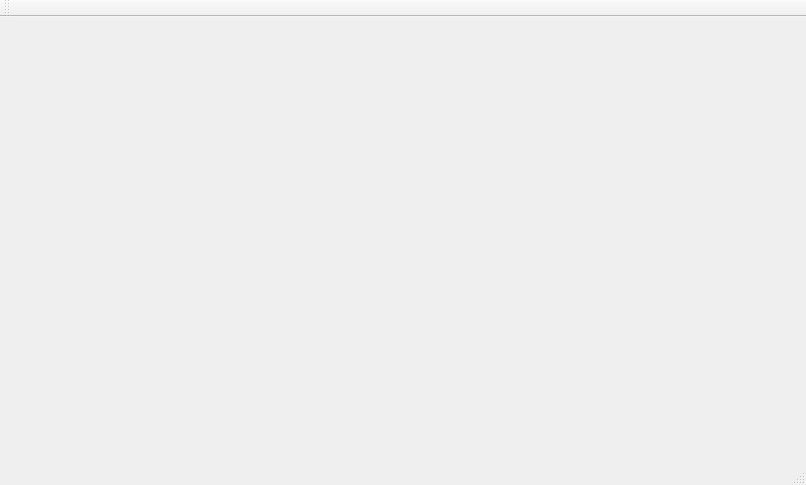
<?xml version="1.0" encoding="UTF-8"?>
<ui version="4.0">
 <class>MainWindow</class>
 <widget class="QMainWindow" name="MainWindow">
  <property name="geometry">
   <rect>
    <x>0</x>
    <y>0</y>
    <width>806</width>
    <height>485</height>
   </rect>
  </property>
  <property name="windowTitle">
   <string>MainWindow</string>
  </property>
  <widget class="QWidget" name="centralWidget"/>
  <widget class="QMenuBar" name="menuBar">
   <property name="geometry">
    <rect>
     <x>0</x>
     <y>0</y>
     <width>806</width>
     <height>22</height>
    </rect>
   </property>
  </widget>
  <widget class="QToolBar" name="mainToolBar">
   <attribute name="toolBarArea">
    <enum>TopToolBarArea</enum>
   </attribute>
   <attribute name="toolBarBreak">
    <bool>false</bool>
   </attribute>
  </widget>
  <widget class="QStatusBar" name="statusBar"/>
 </widget>
 <layoutdefault spacing="6" margin="11"/>
 <resources/>
 <connections/>
</ui>
